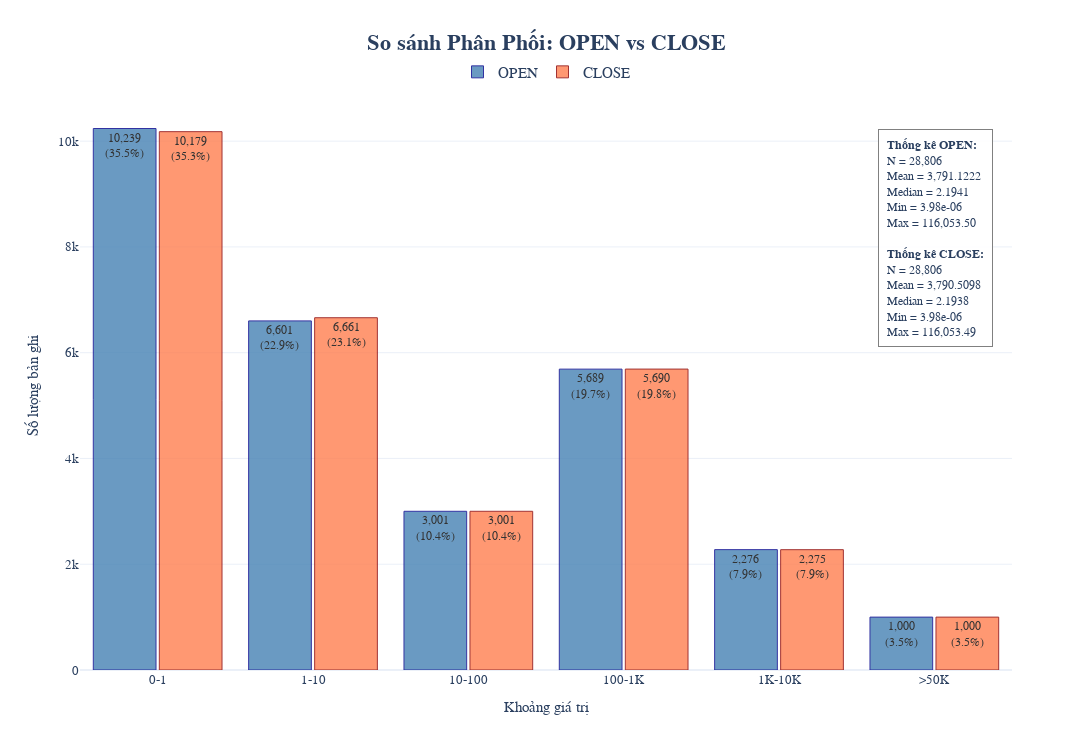
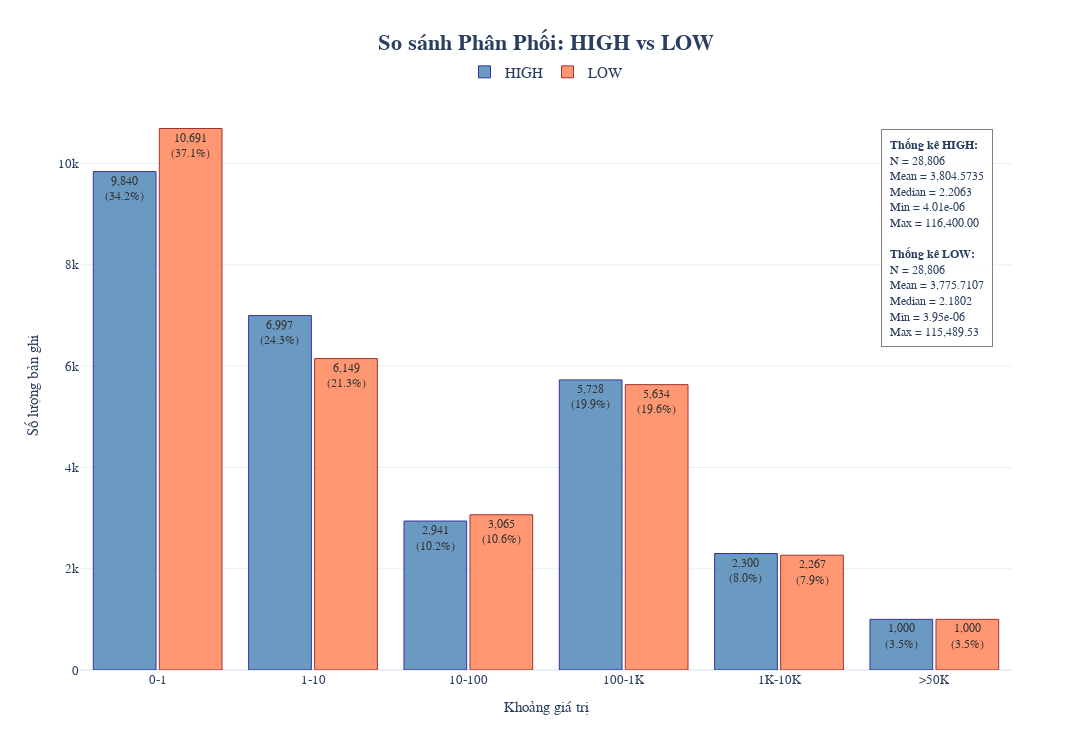
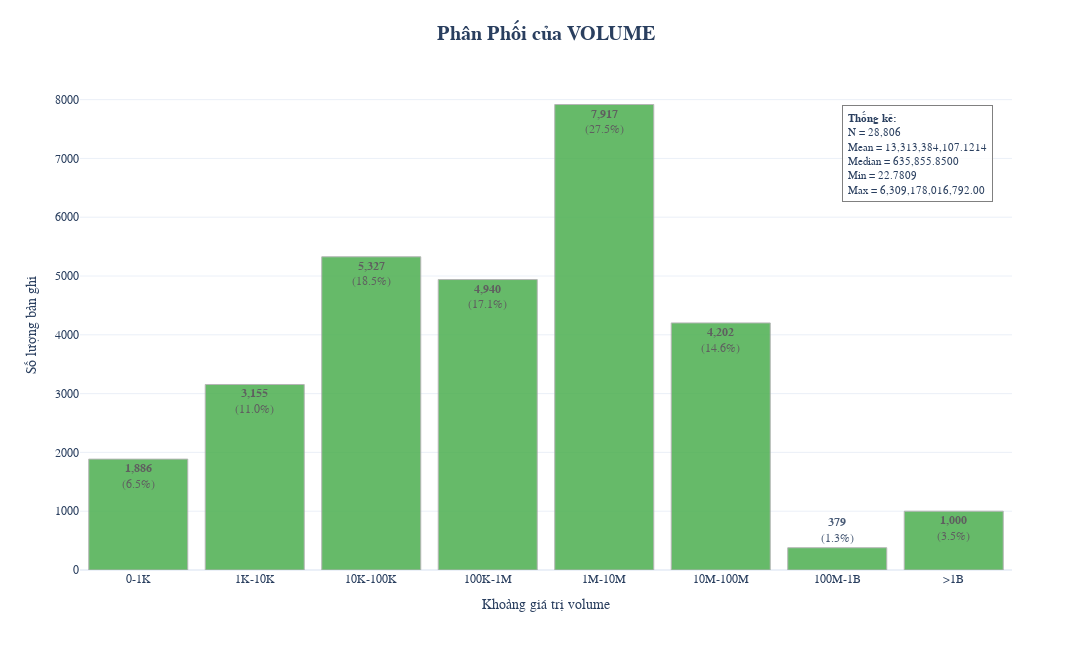
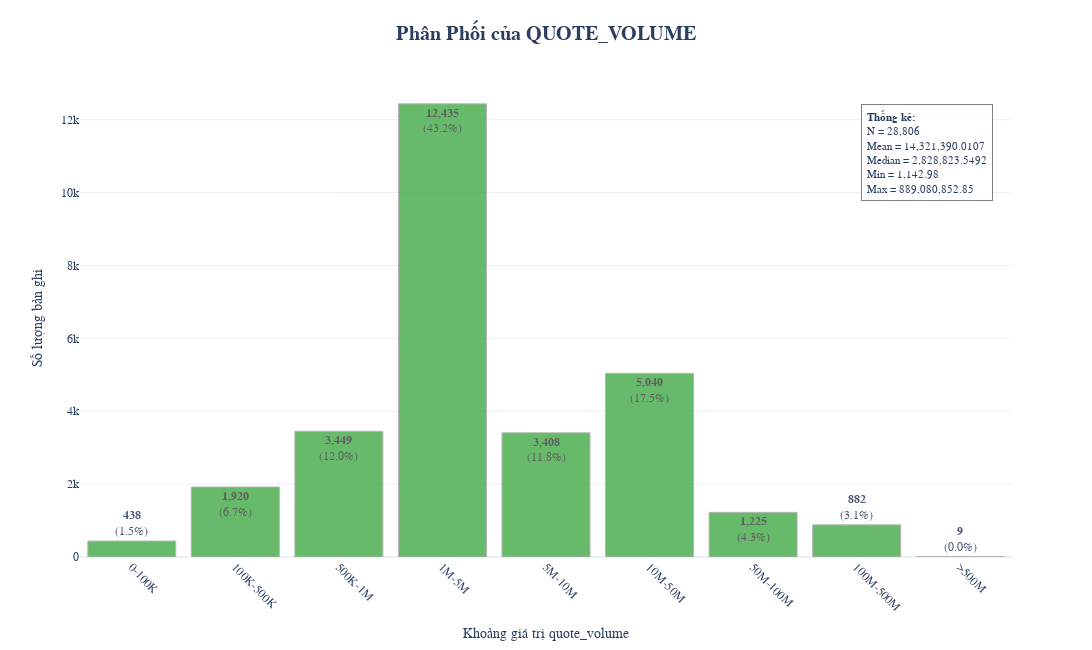

Notebook code for these charts, in order:
### Markdown cell above
### 2. Tải, Khám Phá và Trực Quan Hóa Dữ Liệu Ban Đầu

Bước này thực hiện việc tải dữ liệu thô, kiểm tra tổng quan và vẽ các biểu đồ phân phối cơ bản:

1.  **Khởi tạo & Tải dữ liệu CryptoDataProcessor:**
    *   Đọc file dữ liệu thô từ [Data/raw/crypto_hourly_data.csv]
    *   [explore_data()]: Hàm này sẽ thực hiện đọc file, hiển thị kích thước dữ liệu, thông tin các cột, và các thống kê mô tả cơ bản (mean, max, min) để có cái nhìn tổng quát về bộ dữ liệu.

2.  **Trực quan hóa dữ liệu CryptoVisualizer**:
    *   Khởi tạo đối tượng trực quan hóa với dữ liệu vừa tải.
    *   **Phân phối giá**: Vẽ biểu đồ so sánh phân phối giữa `Open` vs `Close` và `High` vs `Low`. Điều này giúp kiểm tra xem phân phối giá có bất thường hay lệch nhiều không.
    *   **Phân phối khối lượng**: Vẽ biểu đồ phân phối cho `Volume` và `Quote Volume` để đánh giá tính thanh khoản và biên độ giao dịch.
    *   **Biểu đồ nến (Candlestick)**: Vẽ biểu đồ nến cho 3 đồng coin đầu tiên trong danh sách để quan sát trực quan xu hướng giá và biến động theo thời gian.

### Code cell
# 2. TẢI VÀ KHÁM PHÁ DỮ LIỆU
# ==============================================================================
print("\n" + "="*80)
print("BƯỚC 1: ĐỌC VÀ TẢI DỮ LIỆU")
print("="*80)

# Khởi tạo processor
processor = CryptoDataProcessor(file_path='../Data/raw/crypto_hourly_data.csv')

# Tải và khám phá dữ liệu
df = processor.explore_data()

# Khởi tạo visualizer
visualizer = CryptoVisualizer(df)
visualizer.plot_grouped_distribution('open', 'close')
visualizer.plot_grouped_distribution('high', 'low')
visualizer.plot_single_distribution('volume')
visualizer.plot_single_distribution('quote_volume')
visualizer.plot_candlestick_top3()

### Figure 1 — Plotly figure (JSON) as saved in the notebook; plotly's stock layout.template omitted (floating-point values rounded to 4 significant figures)
{"data": [{"hovertemplate": "<b>OPEN</b><br>Khoảng: %{x}<br>Số lượng: %{y:,}<br><extra></extra>", "marker": {"color": "steelblue", "line": {"color": "darkblue", "width": 1}}, "name": "OPEN", "opacity": 0.8, "text": ["10,239<br>(35.5%)", "6,601<br>(22.9%)", "3,001<br>(10.4%)", "5,689<br>(19.7%)", "2,276<br>(7.9%)", "1,000<br>(3.5%)"], "textfont": {"color": "black", "family": "Verdana", "size": 12}, "textposition": "auto", "type": "bar", "x": ["0-1", "1-10", "10-100", "100-1K", "1K-10K", ">50K"], "y": [10239, 6601, 3001, 5689, 2276, 1000]}, {"hovertemplate": "<b>CLOSE</b><br>Khoảng: %{x}<br>Số lượng: %{y:,}<br><extra></extra>", "marker": {"color": "coral", "line": {"color": "darkred", "width": 1}}, "name": "CLOSE", "opacity": 0.8, "text": ["10,179<br>(35.3%)", "6,661<br>(23.1%)", "3,001<br>(10.4%)", "5,690<br>(19.8%)", "2,275<br>(7.9%)", "1,000<br>(3.5%)"], "textfont": {"color": "black", "family": "Verdana", "size": 12}, "textposition": "auto", "type": "bar", "x": ["0-1", "1-10", "10-100", "100-1K", "1K-10K", ">50K"], "y": [10179, 6661, 3001, 5690, 2275, 1000]}], "layout": {"annotations": [{"align": "left", "bgcolor": "rgba(255, 255, 255, 0.9)", "bordercolor": "gray", "borderpad": 8, "borderwidth": 1, "font": {"size": 12}, "showarrow": false, "text": "<b>Thống kê OPEN:</b><br>N = 28,806<br>Mean = 3,791.1222<br>Median = 2.1941<br>Min = 3.98e-06<br>Max = 116,053.50<br><br><b>Thống kê CLOSE:</b><br>N = 28,806<br>Mean = 3,790.5098<br>Median = 2.1938<br>Min = 3.98e-06<br>Max = 116,053.49", "x": 0.98, "xref": "paper", "y": 0.95, "yref": "paper"}], "bargap": 0.15, "bargroupgap": 0.05, "barmode": "group", "font": {"family": "Arial", "size": 13}, "height": 750, "legend": {"font": {"size": 15}, "orientation": "h", "x": 0.5, "xanchor": "center", "y": 1.02, "yanchor": "bottom"}, "margin": {"b": 80, "t": 100}, "title": {"font": {"size": 22}, "text": "<b>So sánh Phân Phối: OPEN vs CLOSE</b>", "x": 0.5}, "width": 1400, "xaxis": {"title": {"font": {"size": 15}, "text": "Khoảng giá trị"}}, "yaxis": {"title": {"font": {"size": 15}, "text": "Số lượng bản ghi"}}}}

### Figure 2 — Plotly figure (JSON) as saved in the notebook; plotly's stock layout.template omitted (floating-point values rounded to 4 significant figures)
{"data": [{"hovertemplate": "<b>HIGH</b><br>Khoảng: %{x}<br>Số lượng: %{y:,}<br><extra></extra>", "marker": {"color": "steelblue", "line": {"color": "darkblue", "width": 1}}, "name": "HIGH", "opacity": 0.8, "text": ["9,840<br>(34.2%)", "6,997<br>(24.3%)", "2,941<br>(10.2%)", "5,728<br>(19.9%)", "2,300<br>(8.0%)", "1,000<br>(3.5%)"], "textfont": {"color": "black", "family": "Verdana", "size": 12}, "textposition": "auto", "type": "bar", "x": ["0-1", "1-10", "10-100", "100-1K", "1K-10K", ">50K"], "y": [9840, 6997, 2941, 5728, 2300, 1000]}, {"hovertemplate": "<b>LOW</b><br>Khoảng: %{x}<br>Số lượng: %{y:,}<br><extra></extra>", "marker": {"color": "coral", "line": {"color": "darkred", "width": 1}}, "name": "LOW", "opacity": 0.8, "text": ["10,691<br>(37.1%)", "6,149<br>(21.3%)", "3,065<br>(10.6%)", "5,634<br>(19.6%)", "2,267<br>(7.9%)", "1,000<br>(3.5%)"], "textfont": {"color": "black", "family": "Verdana", "size": 12}, "textposition": "auto", "type": "bar", "x": ["0-1", "1-10", "10-100", "100-1K", "1K-10K", ">50K"], "y": [10691, 6149, 3065, 5634, 2267, 1000]}], "layout": {"annotations": [{"align": "left", "bgcolor": "rgba(255, 255, 255, 0.9)", "bordercolor": "gray", "borderpad": 8, "borderwidth": 1, "font": {"size": 12}, "showarrow": false, "text": "<b>Thống kê HIGH:</b><br>N = 28,806<br>Mean = 3,804.5735<br>Median = 2.2063<br>Min = 4.01e-06<br>Max = 116,400.00<br><br><b>Thống kê LOW:</b><br>N = 28,806<br>Mean = 3,775.7107<br>Median = 2.1802<br>Min = 3.95e-06<br>Max = 115,489.53", "x": 0.98, "xref": "paper", "y": 0.95, "yref": "paper"}], "bargap": 0.15, "bargroupgap": 0.05, "barmode": "group", "font": {"family": "Arial", "size": 13}, "height": 750, "legend": {"font": {"size": 15}, "orientation": "h", "x": 0.5, "xanchor": "center", "y": 1.02, "yanchor": "bottom"}, "margin": {"b": 80, "t": 100}, "title": {"font": {"size": 22}, "text": "<b>So sánh Phân Phối: HIGH vs LOW</b>", "x": 0.5}, "width": 1400, "xaxis": {"title": {"font": {"size": 15}, "text": "Khoảng giá trị"}}, "yaxis": {"title": {"font": {"size": 15}, "text": "Số lượng bản ghi"}}}}

### Figure 3 — Plotly figure (JSON) as saved in the notebook; plotly's stock layout.template omitted (floating-point values rounded to 4 significant figures)
{"data": [{"hovertemplate": "<b>volume</b><br>Khoảng: %{x}<br>Số lượng: %{y:,}<br><extra></extra>", "marker": {"color": "#4CAF50", "line": {"color": "darkgray", "width": 1}}, "opacity": 0.85, "text": ["<b>1,886</b><br>(6.5%)", "<b>3,155</b><br>(11.0%)", "<b>5,327</b><br>(18.5%)", "<b>4,940</b><br>(17.1%)", "<b>7,917</b><br>(27.5%)", "<b>4,202</b><br>(14.6%)", "<b>379</b><br>(1.3%)", "<b>1,000</b><br>(3.5%)"], "textfont": {"size": 12}, "textposition": "auto", "type": "bar", "x": ["0-1K", "1K-10K", "10K-100K", "100K-1M", "1M-10M", "10M-100M", "100M-1B", ">1B"], "y": [1886, 3155, 5327, 4940, 7917, 4202, 379, 1000]}], "layout": {"annotations": [{"align": "left", "bgcolor": "rgba(255, 255, 255, 0.8)", "bordercolor": "gray", "borderpad": 5, "borderwidth": 1, "font": {"size": 11}, "showarrow": false, "text": "<b>Thống kê:</b><br>N = 28,806<br>Mean = 13,313,384,107.1214<br>Median = 635,855.8500<br>Min = 22.7809<br>Max = 6,309,178,016,792.00", "x": 0.98, "xref": "paper", "y": 0.95, "yref": "paper"}], "bargap": 0.15, "font": {"family": "Arial", "size": 12}, "height": 650, "margin": {"b": 80, "t": 80}, "showlegend": false, "title": {"font": {"size": 20}, "text": "<b>Phân Phối của VOLUME</b>", "x": 0.5}, "width": 1200, "xaxis": {"title": {"font": {"size": 14}, "text": "Khoảng giá trị volume"}}, "yaxis": {"title": {"font": {"size": 14}, "text": "Số lượng bản ghi"}}}}

### Figure 4 — Plotly figure (JSON) as saved in the notebook; plotly's stock layout.template omitted (floating-point values rounded to 4 significant figures)
{"data": [{"hovertemplate": "<b>quote_volume</b><br>Khoảng: %{x}<br>Số lượng: %{y:,}<br><extra></extra>", "marker": {"color": "#4CAF50", "line": {"color": "darkgray", "width": 1}}, "opacity": 0.85, "text": ["<b>438</b><br>(1.5%)", "<b>1,920</b><br>(6.7%)", "<b>3,449</b><br>(12.0%)", "<b>12,435</b><br>(43.2%)", "<b>3,408</b><br>(11.8%)", "<b>5,040</b><br>(17.5%)", "<b>1,225</b><br>(4.3%)", "<b>882</b><br>(3.1%)", "<b>9</b><br>(0.0%)"], "textfont": {"size": 12}, "textposition": "auto", "type": "bar", "x": ["0-100K", "100K-500K", "500K-1M", "1M-5M", "5M-10M", "10M-50M", "50M-100M", "100M-500M", ">500M"], "y": [438, 1920, 3449, 12435, 3408, 5040, 1225, 882, 9]}], "layout": {"annotations": [{"align": "left", "bgcolor": "rgba(255, 255, 255, 0.8)", "bordercolor": "gray", "borderpad": 5, "borderwidth": 1, "font": {"size": 11}, "showarrow": false, "text": "<b>Thống kê:</b><br>N = 28,806<br>Mean = 14,321,390.0107<br>Median = 2,828,823.5492<br>Min = 1,142.98<br>Max = 889,080,852.85", "x": 0.98, "xref": "paper", "y": 0.95, "yref": "paper"}], "bargap": 0.15, "font": {"family": "Arial", "size": 12}, "height": 650, "margin": {"b": 80, "t": 80}, "showlegend": false, "title": {"font": {"size": 20}, "text": "<b>Phân Phối của QUOTE_VOLUME</b>", "x": 0.5}, "width": 1200, "xaxis": {"tickangle": 45, "title": {"font": {"size": 14}, "text": "Khoảng giá trị quote_volume"}}, "yaxis": {"title": {"font": {"size": 14}, "text": "Số lượng bản ghi"}}}}
